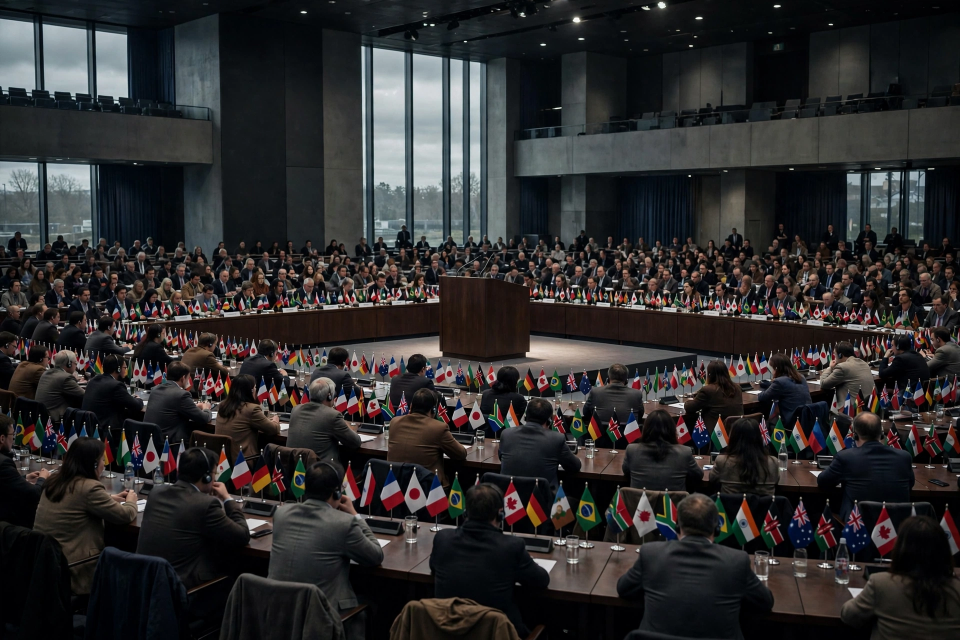
#> input picture panels/media-generation-panel-cop31-0-b3fcb82e-c2ef-498f-bbab-1e8f21c6483b.webp, 1920 x 1280 px (shown at 1/2 size)
$ python compose.py
#> lines starting #> are read from the running program, lines starting #| are printed output that depends on the picture
#!/usr/bin/env python3
"""Compose the 23 November 2026 world-news image: 4 generated panels + PIL text overlays.
Output: entry.png (1024x1024, <=1MiB). No text is trusted to the generator; all wording is drawn here."""
from PIL import Image, ImageDraw, ImageFont

W, H = 1024, 1024
PANELS = "panels"
BOLD = "/usr/share/fonts/truetype/dejavu/DejaVuSans-Bold.ttf"
REG = "/usr/share/fonts/truetype/dejavu/DejaVuSans.ttf"

NAVY = (13, 27, 46)
GOLD = (212, 175, 55)
WHITE = (255, 255, 255)
OVERLAY = (8, 18, 32, 215)

def font(path, size):
    return ImageFont.truetype(path, size)

def cover(path, tw, th, fy=0.5, src_box=None):
    """Center-crop image to fill tw x th; fy biases the vertical crop (0 top, 1 bottom).
    src_box optionally pre-crops the source (left, upper, right, lower) first."""
    im = Image.open(path).convert("RGB")
    if src_box:
        im = im.crop(src_box)
    sw, sh = im.size
    scale = max(tw / sw, th / sh)
    im = im.resize((round(sw * scale), round(sh * scale)), Image.LANCZOS)
    x = (im.width - tw) // 2
    y = round((im.height - th) * fy)
    return im.crop((x, y, x + tw, y + th))

def fit_font(draw, text, path, size, max_w):
    """Shrink until the line fits max_w."""
    while size > 10 and draw.textlength(text, font=font(path, size)) > max_w:
        size -= 1
    return size

def wrap(draw, text, fnt, max_w):
    words, lines, cur = text.split(), [], ""
    for w in words:
        t = (cur + " " + w).strip()
        if draw.textlength(t, font=fnt) <= max_w:
            cur = t
        else:
            if cur:
                lines.append(cur)
            cur = w
    if cur:
        lines.append(cur)
    return lines

def label_bar(base, box, lines, size, sub=None, sub_size=22):
    """Dark translucent bar at the bottom of box with bold lines (+ optional sub line)."""
    x0, y0, x1, y1 = box
    bar_h = 14 + len(lines) * (size + 4) + (sub_size + 10 if sub else 0) + 8
    bar = Image.new("RGBA", (x1 - x0, bar_h), OVERLAY)
    base.alpha_composite(bar, (x0, y1 - bar_h))
    d = ImageDraw.Draw(base)
    max_w = (x1 - x0) - 24
    y = y1 - bar_h + 10
    for ln in lines:
        s = fit_font(d, ln, BOLD, size, max_w)
        d.text((x0 + 12, y), ln, font=font(BOLD, s), fill=WHITE)
        y += size + 4
    if sub:
        d.text((x0 + 12, y + 2), sub, font=font(REG, sub_size), fill=(220, 228, 238))

def main():
    img = Image.new("RGB", (W, H), NAVY)
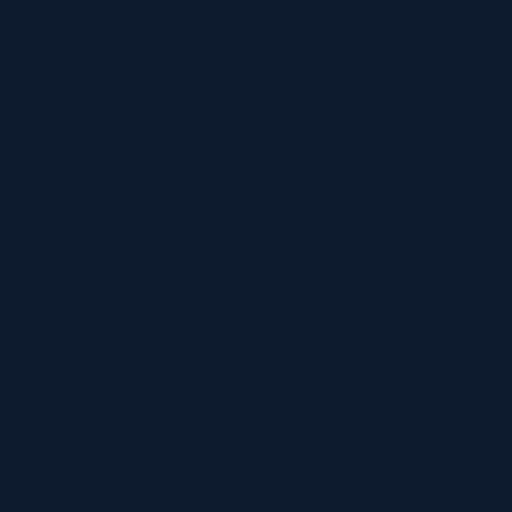
#> img: PIL image 1024x1024 RGB (shown at 1/2 size); mean R, G, B 13, 27, 46
    base = img.convert("RGBA")
    d = ImageDraw.Draw(base)

    # --- Banner: the date, big and unmissable ---
    date_f = font(BOLD, 62)
    date = "23 NOVEMBER 2026"
    dw = d.textlength(date, font=date_f)
#> dw = 694.3
    d.text(((W - dw) / 2, 10), date, font=date_f, fill=WHITE)
    sub_f = font(REG, 22)
    sub = "M O N D A Y   ·   W O R L D   N E W S"
    sw = d.textlength(sub, font=sub_f)
#> sw = 401.8
    d.text(((W - sw) / 2, 78), sub, font=sub_f, fill=(176, 196, 216))
    d.line([(16, 108), (W - 16, 108)], fill=GOLD, width=3)

    # --- Main panel: COP31 (left, large) ---
    mx0, my0, mx1, my1 = 16, 120, 664, 1008
    main = cover(f"{PANELS}/media-generation-panel-cop31-0-b3fcb82e-c2ef-498f-bbab-1e8f21c6483b.webp",
                 mx1 - mx0, my1 - my0)
#> in cover, im is the input picture: PIL image 1920x1280 RGB; mean R, G, B 44.8, 43.7, 44.2
    base.paste(main, (mx0, my0))
    label_bar(base, (mx0, my0, mx1, my1),
              ["COP31 CLIMATE TALKS", "COLLAPSE"], 40,
              sub="No deal on fossil fuels", sub_size=26)
#> in label_bar, `bar = Image.new("RGBA", (x1 - x0, bar_h), OVERLAY)`:
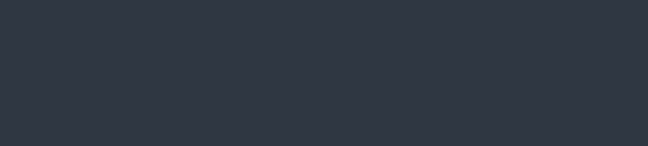
#> bar: PIL image 648x146 RGBA; mean R, G, B, A 8, 18, 32, 215; transparent parts drawn white
#> the loop in label_bar, `for ln in lines:` made 2 passes
#> s on passes 1 to 2: 40, 40
#> after the loop in label_bar, `for ln in lines:`: y = 960

    # --- Right column: three small panels ---
    rx0, rx1 = 680, 1008
    panels = [
        (120, 400, "media-generation-panel-capitol-0-aea72194-cbd1-4cda-b3a7-cc0b8c215902.webp",
         ["DEMOCRATS WIN", "258+ HOUSE SEATS"], "Biggest majority since 1992", 0.5, None),
        (416, 696, "media-generation-panel-ship-0-5cf7d05d-8cdc-45f7-a2ce-de9524d28093.webp",
         ["RUSSIAN SHIP", "BURNING OFF FINLAND"], "Attacked, still ablaze", 0.5, (210, 450, 1710, 1280)),
        (712, 992, "media-generation-panel-arrest-0-18432827-f7c2-44d4-b23d-38aae064408a.webp",
         ["MEXICO CAPTURES", "\u201cCHAPO ISIDRO\u201d"], "11 killed in Sinaloa raid", 0.5, None),
    ]
    for y0, y1, fname, lines, sub, fy, src_box in panels:
        p = cover(f"{PANELS}/{fname}", rx1 - rx0, y1 - y0, fy=fy, src_box=src_box)
#> call 2 of cover, with tw = 328, th = 280, fy = 0.5
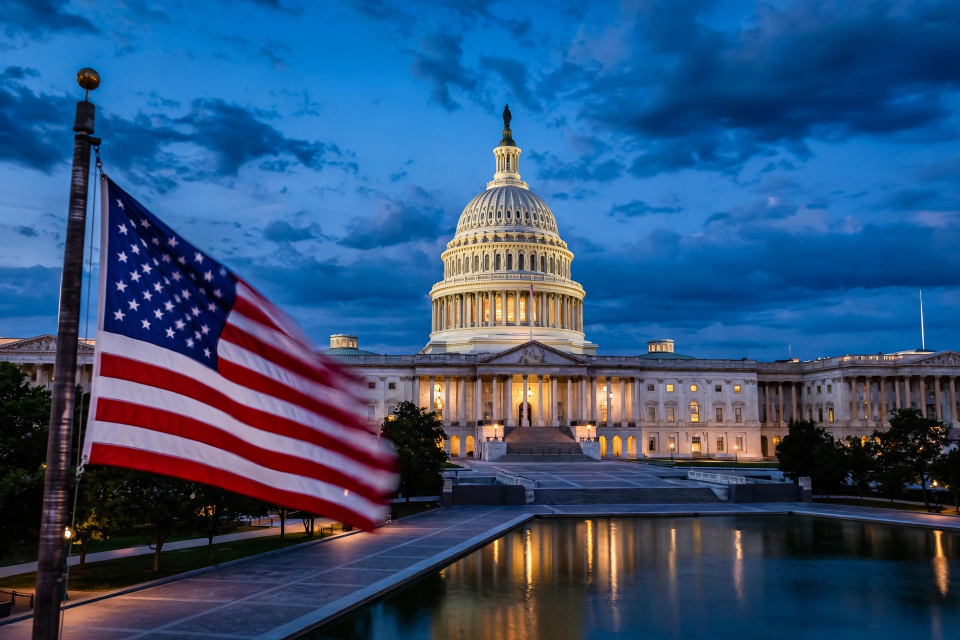
#> input picture panels/media-generation-panel-capitol-0-aea72194-cbd1-4cda-b3a7-cc0b8c215902.webp, 1920 x 1280 px (shown at 1/2 size)
#> in cover, im is the input picture: PIL image 1920x1280 RGB; mean R, G, B 48.8, 81.6, 120.5
#> in cover (call 2), `return im.crop((x, y, x + tw, y + th))`:
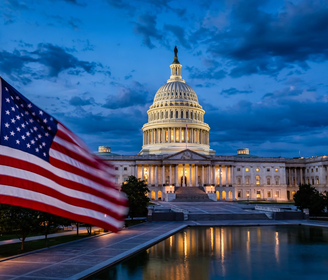
#> returned value: PIL image 328x280 RGB; mean R, G, B 53.3, 85.6, 125.4
        base.paste(p, (rx0, y0))
        label_bar(base, (rx0, y0, rx1, y1), lines, 25, sub=sub, sub_size=20)
#> call 2 of label_bar, with box = (680, 120, 1008, 400), size = 25, sub = 'Biggest majority since 1992', sub_size = 20
#> in label_bar (call 2), `bar = Image.new("RGBA", (x1 - x0, bar_h), OVERLAY)`:
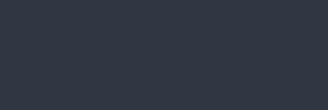
#> bar: PIL image 328x110 RGBA; mean R, G, B, A 8, 18, 32, 215; transparent parts drawn white
#> in label_bar (call 2), `base.alpha_composite(bar, (x0, y1 - bar_h))`:
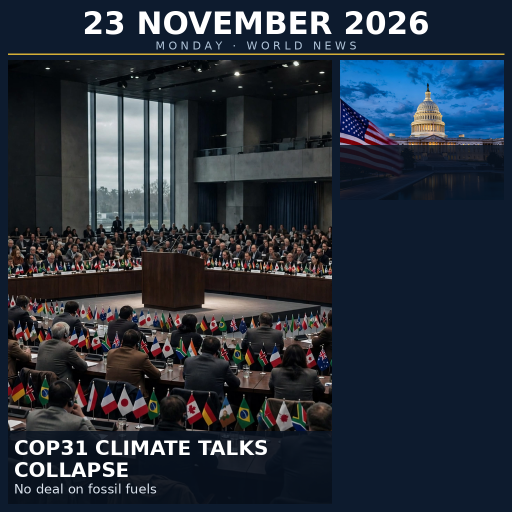
#> base: PIL image 1024x1024 RGBA (shown at 1/2 size); mean R, G, B, A 40.3, 48.5, 59.5, 255
#> the loop in label_bar (call 2), `for ln in lines:` made 2 passes
#> s on passes 1 to 2: 25, 25
#> after the loop in label_bar (call 2), `for ln in lines:`: y = 358
#> pass 2 of the loop in main, `for y0, y1, fname, lines, sub, fy, src_box in panels:`:
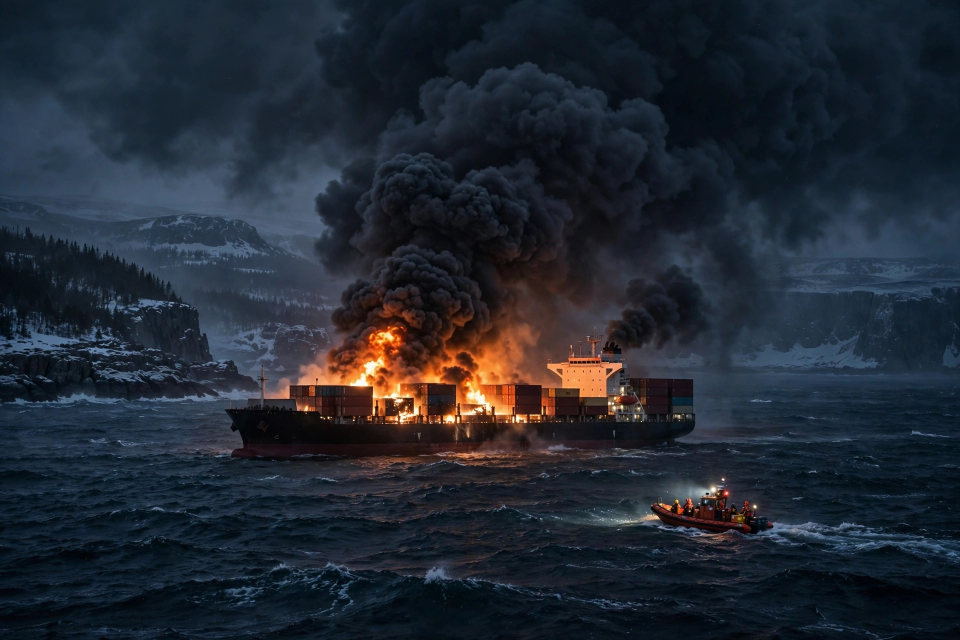
#> input picture panels/media-generation-panel-ship-0-5cf7d05d-8cdc-45f7-a2ce-de9524d28093.webp, 1920 x 1280 px (shown at 1/2 size)
#> in cover, im is the input picture: PIL image 1920x1280 RGB; mean R, G, B 33.5, 40.3, 50.5
#> in cover (call 3), `return im.crop((x, y, x + tw, y + th))`:
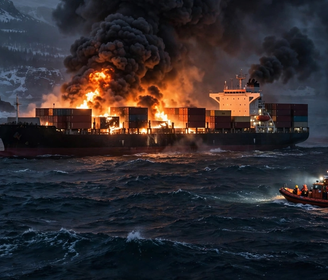
#> returned value: PIL image 328x280 RGB; mean R, G, B 49, 42.9, 45.6
#> in main, `base.paste(p, (rx0, y0))`:
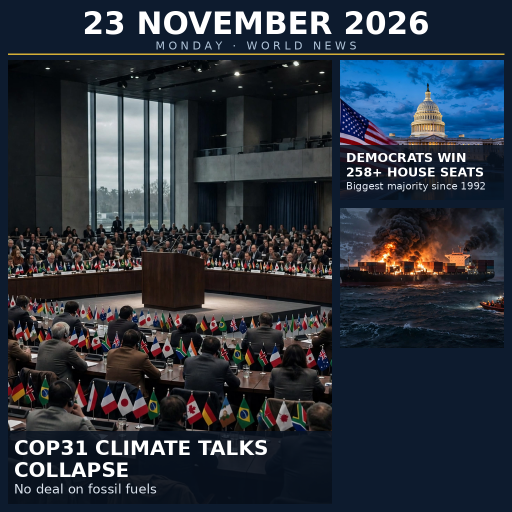
#> base: PIL image 1024x1024 RGBA (shown at 1/2 size); mean R, G, B, A 44.7, 51.1, 60.6, 255
#> pass 3 of the loop in main, `for y0, y1, fname, lines, sub, fy, src_box in panels:`:
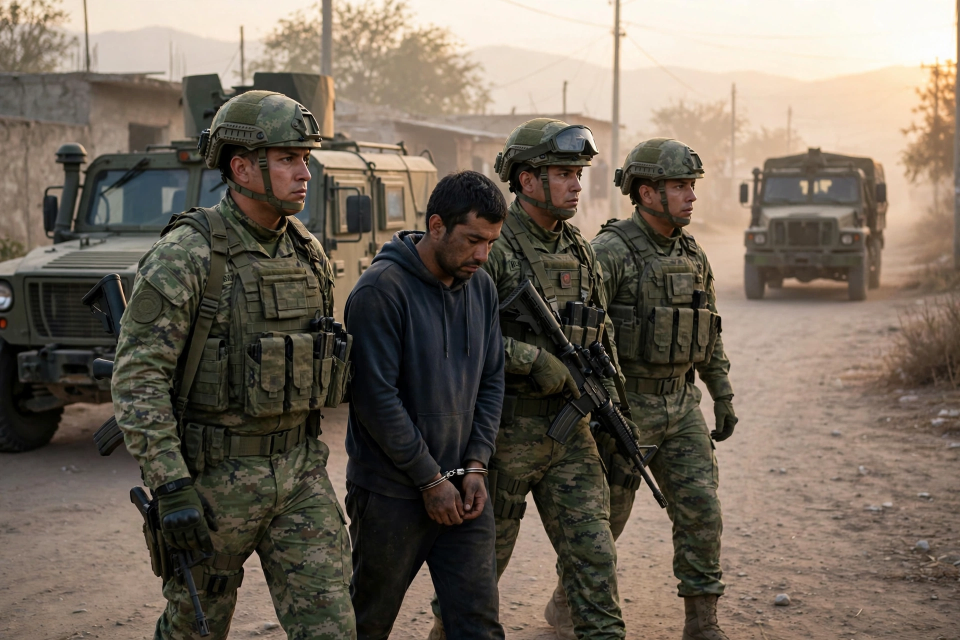
#> input picture panels/media-generation-panel-arrest-0-18432827-f7c2-44d4-b23d-38aae064408a.webp, 1920 x 1280 px (shown at 1/2 size)
#> in cover, im is the input picture: PIL image 1920x1280 RGB; mean R, G, B 114, 103.2, 90.8
#> in cover (call 4), `return im.crop((x, y, x + tw, y + th))`:
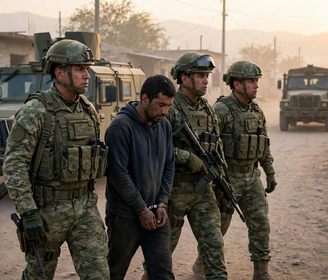
#> returned value: PIL image 328x280 RGB; mean R, G, B 109.8, 100.2, 88.1
#> in label_bar (call 4), `base.alpha_composite(bar, (x0, y1 - bar_h))`:
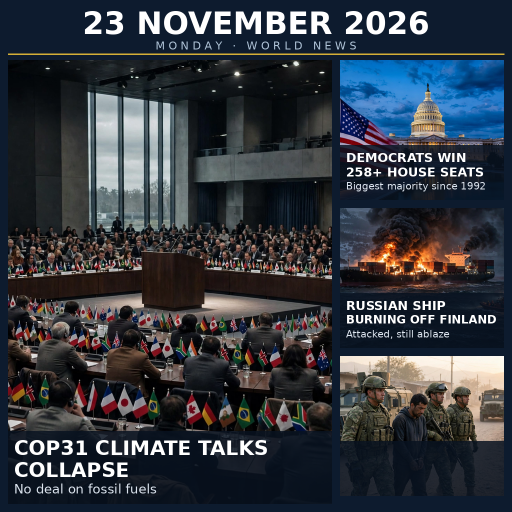
#> base: PIL image 1024x1024 RGBA (shown at 1/2 size); mean R, G, B, A 51.8, 56.7, 64.1, 255
#> the loop in label_bar (call 4), `for ln in lines:` made 2 passes
#> after the loop in label_bar (call 4), `for ln in lines:`: y = 950

    # thin white frame lines around panels
    for box in [(mx0, my0, mx1, my1)] + [(rx0, y0, rx1, y1) for y0, y1, _, _, _, _, _ in panels]:
        d.rectangle(box, outline=(255, 255, 255), width=2)

    out = base.convert("RGB")
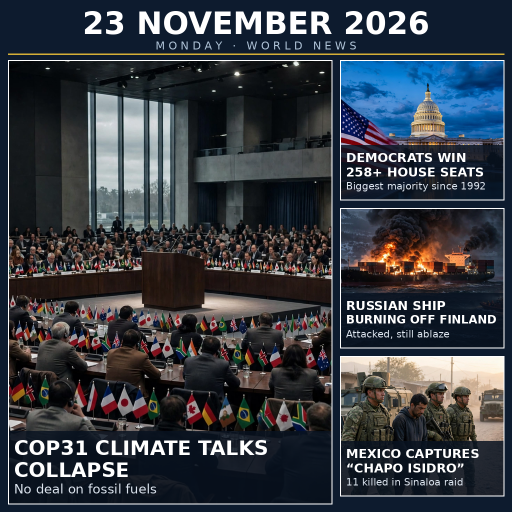
#> out: PIL image 1024x1024 RGB (shown at 1/2 size); mean R, G, B 55.7, 60.4, 67.7
    # JPEG bytes in a file still named entry.png: the gate reads the magic bytes, and
    # JPEG keeps photographic panels far under the 1 MiB cap at high quality.
    out.save("entry.png", format="JPEG", quality=90, optimize=True)
    import os
    print("saved entry.png", out.size, os.path.getsize("entry.png"), "bytes")
#| saved entry.png (1024, 1024) 283277 bytes

if __name__ == "__main__":
    main()
